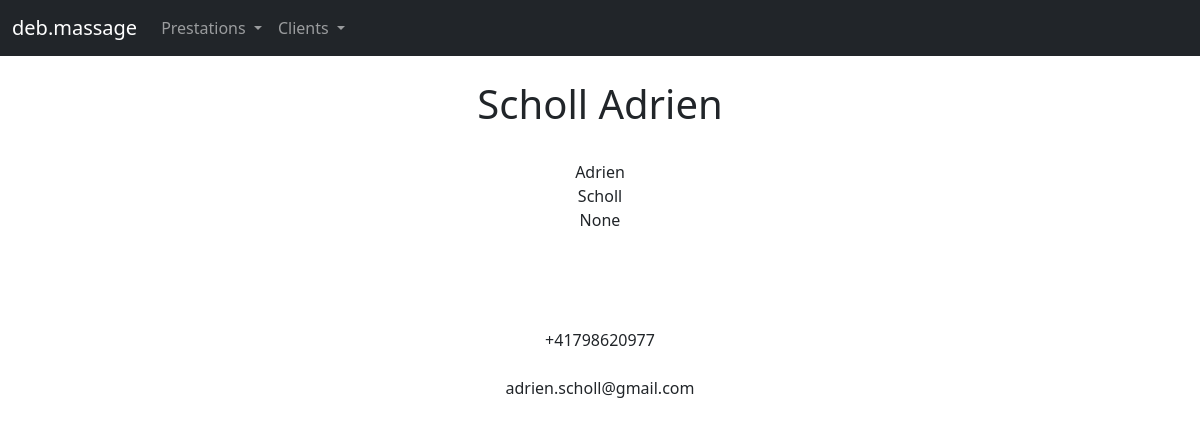
Screenshot of /mgmt/show_client/3 with the database file from the repository.
### mgmt/models.py (models this page shows, shortened)
class Client(models.Model):
    client_id = models.AutoField(primary_key=True)
    client_first_name = models.CharField('Prénom', max_length=80)
    client_last_name = models.CharField('Nom', max_length=80)
    client_birthdate = models.DateField('Date de naissance', null=True, blank=True)#, help_text="Format : jj.mm.aaaa (Exemple : 24.02.1980)")
    client_address = models.CharField('Adressse', null=True, blank=True, max_length=80)
    client_additional_address = models.CharField('Complément d\'adresse', null=True, blank=True, max_length=80)
    client_zip_code = models.PositiveSmallIntegerField('NPA', null=True, blank=True)
    client_city = models.CharField('Localité', null=True, blank=True, max_length=80)
    client_phone_number_1 = models.CharField('Téléphone 1', max_length=30, blank=True, help_text="Format : +xx xx xxx xx xx (Exemple : +41 79 123 45 67)")
    client_phone_number_2 = models.CharField('Téléphone 2', max_length=30, blank=True, help_text="Format : +xx xx xxx xx xx (Exemple : +41 79 123 45 67)")
    client_email_address = models.EmailField('E-mail', null=True, blank=True)
    client_comment = models.TextField('Commentaire', null=True, blank=True)
    def __str__(self):
        return self.client_last_name + " " + self.client_first_name  #+ " (" + str(self.client_birthdate.strftime("%d.%m.%Y")) + ")"

### mgmt/views.py (the view)
# urls.py: path('show_client/<int:client_id>', views.show_client, name='show-client'),
def show_client(request, client_id):
    client = Client.objects.get(pk=client_id)
    return render(request, 'clients/show_client.html', {'client': client})

### mgmt/templates/clients/show_client.html
{% extends "base_generic.html" %}
{% block content %}
  <center>
    <h1>{{ client }}</h1>
    <br/>
    {{ client.client_first_name }}<br/>
    {{ client.client_last_name }}<br/>
    {{ client.client_birthdate }}<br/>
    {{ client.client_address }}<br/>
    {{ client.client_additional_address }}<br/>
    {{ client.client_zip_code }}<br/>
    {{ client.client_city }}<br/>
    {{ client.client_phone_number_1 }}<br/>
    {{ client.client_phone_number_2 }}<br/>
    {{ client.client_email_address }}<br/>
    {{ client.client_comment }}<br/>
  </center>
{% endblock %}

### rows the page displays
Client: client_last_name+client_first_name "Scholl Adrien", client_first_name "Adrien", client_last_name "Scholl", client_birthdate "None", client_phone_number_1 "+41798620977", client_email_address "adrien.scholl@gmail.com"
